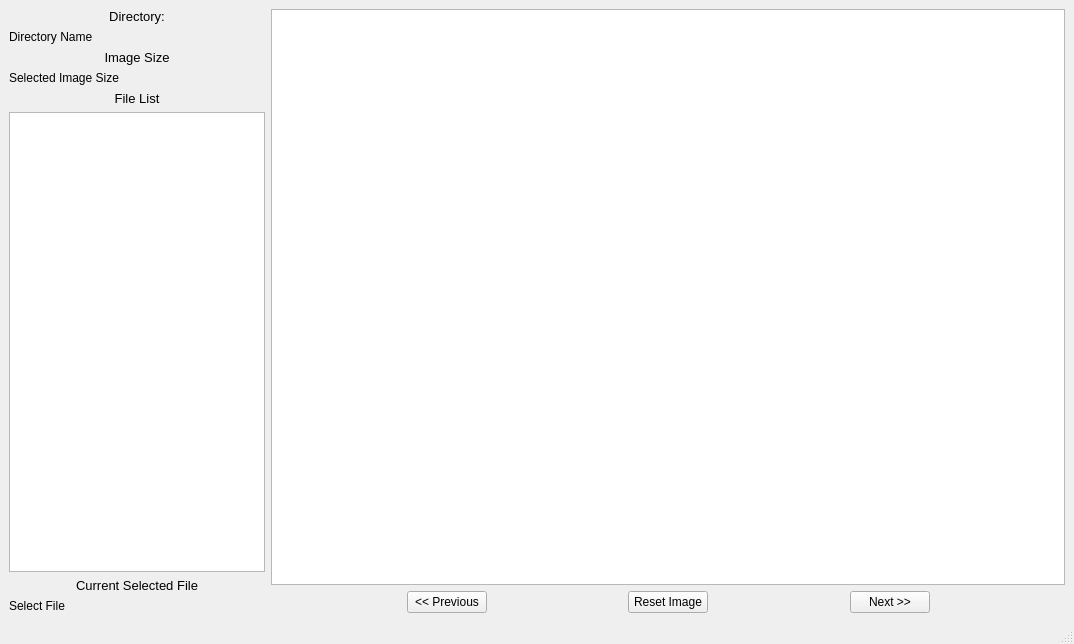
<?xml version="1.0" encoding="UTF-8"?>
<ui version="4.0">
 <class>EditWindow</class>
 <widget class="QMainWindow" name="EditWindow">
  <property name="geometry">
   <rect>
    <x>0</x>
    <y>0</y>
    <width>1074</width>
    <height>644</height>
   </rect>
  </property>
  <property name="windowTitle">
   <string>MainWindow</string>
  </property>
  <widget class="QWidget" name="centralwidget">
   <layout class="QHBoxLayout" name="horizontalLayout_2">
    <item>
     <layout class="QVBoxLayout" name="verticalLayout">
      <item>
       <widget class="QLabel" name="label">
        <property name="font">
         <font>
          <pointsize>10</pointsize>
         </font>
        </property>
        <property name="text">
         <string>Directory:</string>
        </property>
        <property name="alignment">
         <set>Qt::AlignCenter</set>
        </property>
       </widget>
      </item>
      <item>
       <widget class="QLabel" name="lblDirectoryName">
        <property name="text">
         <string>Directory Name</string>
        </property>
       </widget>
      </item>
      <item>
       <widget class="QLabel" name="label_2">
        <property name="font">
         <font>
          <pointsize>10</pointsize>
         </font>
        </property>
        <property name="text">
         <string>Image Size</string>
        </property>
        <property name="alignment">
         <set>Qt::AlignCenter</set>
        </property>
       </widget>
      </item>
      <item>
       <widget class="QLabel" name="lblSelectedImageSize">
        <property name="text">
         <string>Selected Image Size</string>
        </property>
       </widget>
      </item>
      <item>
       <widget class="QLabel" name="label_4">
        <property name="font">
         <font>
          <pointsize>10</pointsize>
         </font>
        </property>
        <property name="text">
         <string>File List</string>
        </property>
        <property name="alignment">
         <set>Qt::AlignCenter</set>
        </property>
       </widget>
      </item>
      <item>
       <widget class="QListView" name="listAllFiles">
        <property name="sizePolicy">
         <sizepolicy hsizetype="Preferred" vsizetype="MinimumExpanding">
          <horstretch>0</horstretch>
          <verstretch>0</verstretch>
         </sizepolicy>
        </property>
       </widget>
      </item>
      <item>
       <widget class="QLabel" name="label_3">
        <property name="font">
         <font>
          <pointsize>10</pointsize>
         </font>
        </property>
        <property name="text">
         <string>Current Selected File</string>
        </property>
        <property name="alignment">
         <set>Qt::AlignCenter</set>
        </property>
       </widget>
      </item>
      <item>
       <widget class="QLabel" name="lblCurrentSelection">
        <property name="text">
         <string>Select File</string>
        </property>
       </widget>
      </item>
     </layout>
    </item>
    <item>
     <layout class="QVBoxLayout" name="verticalLayout_2">
      <item>
       <widget class="QGraphicsView" name="gvMainImageView">
        <property name="autoFillBackground">
         <bool>false</bool>
        </property>
        <property name="lineWidth">
         <number>5</number>
        </property>
       </widget>
      </item>
      <item>
       <layout class="QHBoxLayout" name="horizontalLayout">
        <item>
         <spacer name="horizontalSpacer">
          <property name="orientation">
           <enum>Qt::Horizontal</enum>
          </property>
          <property name="sizeHint" stdset="0">
           <size>
            <width>40</width>
            <height>20</height>
           </size>
          </property>
         </spacer>
        </item>
        <item>
         <widget class="QPushButton" name="btnPrev">
          <property name="text">
           <string>&lt;&lt; Previous</string>
          </property>
         </widget>
        </item>
        <item>
         <spacer name="horizontalSpacer_4">
          <property name="orientation">
           <enum>Qt::Horizontal</enum>
          </property>
          <property name="sizeHint" stdset="0">
           <size>
            <width>40</width>
            <height>20</height>
           </size>
          </property>
         </spacer>
        </item>
        <item>
         <widget class="QPushButton" name="btnReset">
          <property name="text">
           <string>Reset Image</string>
          </property>
         </widget>
        </item>
        <item>
         <spacer name="horizontalSpacer_3">
          <property name="orientation">
           <enum>Qt::Horizontal</enum>
          </property>
          <property name="sizeHint" stdset="0">
           <size>
            <width>40</width>
            <height>20</height>
           </size>
          </property>
         </spacer>
        </item>
        <item>
         <widget class="QPushButton" name="btnNext">
          <property name="text">
           <string>Next &gt;&gt;</string>
          </property>
         </widget>
        </item>
        <item>
         <spacer name="horizontalSpacer_2">
          <property name="orientation">
           <enum>Qt::Horizontal</enum>
          </property>
          <property name="sizeHint" stdset="0">
           <size>
            <width>40</width>
            <height>20</height>
           </size>
          </property>
         </spacer>
        </item>
       </layout>
      </item>
     </layout>
    </item>
   </layout>
  </widget>
  <widget class="QStatusBar" name="statusbar"/>
 </widget>
 <resources/>
 <connections/>
</ui>
